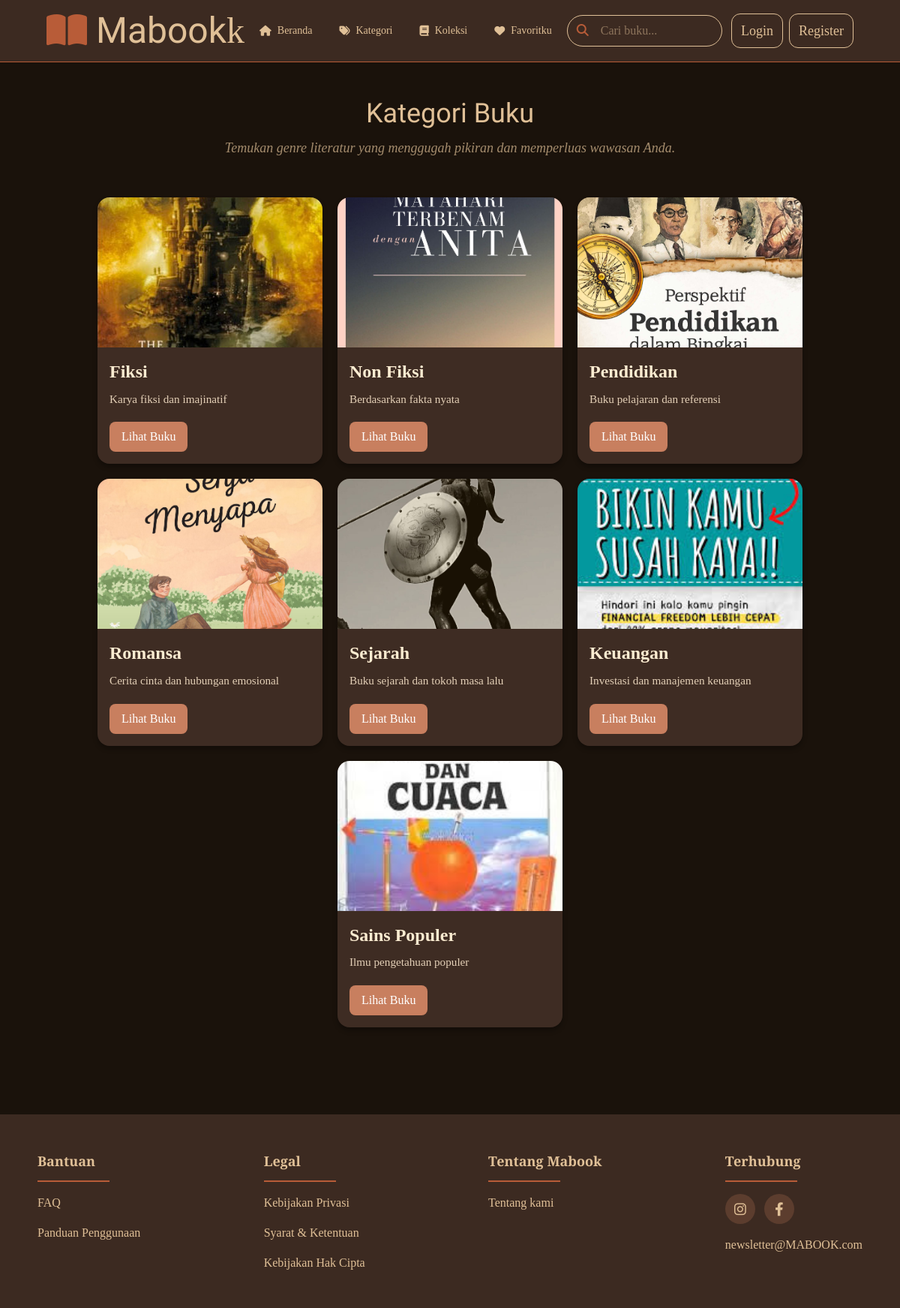
/user/kategori.php, run on the app's committed database.
### tables this page shows
CREATE TABLE `categories` (
  `id` bigint UNSIGNED NOT NULL AUTO_INCREMENT,
  `name` varchar(255) NOT NULL,
  `description` mediumtext NOT NULL,
  `gambar` varchar(255) DEFAULT NULL,
  PRIMARY KEY (`id`)
);

### config/config.php (called while the page is built, shortened)
<?php
$protocol = isset($_SERVER['HTTPS']) && $_SERVER['HTTPS'] === 'on' ? "https://" : "http://";
$base_url = $protocol . $_SERVER['HTTP_HOST'] . '/mabook';

### functions/helper.php (called while the page is built)
<?php
function url($path = '') {
    global $base_url;
    $clean_path = ltrim($path, '/');
    return rtrim($base_url, '/') . '/' . $clean_path;
}

### user/kategori.php (the view, shortened to what this page needs)
<?php
require_once(__DIR__ . '/../config/db.php');
require_once(__DIR__ . '/../config/config.php');
require_once(__DIR__ . '/../functions/helper.php');
$query = "SELECT * FROM categories";
$result = mysqli_query($conn, $query);
$kategoriList = mysqli_fetch_all($result, MYSQLI_ASSOC);
?>
<!DOCTYPE html>
<html lang="en">
<head>
  <link rel="stylesheet" href="https://cdnjs.cloudflare.com/ajax/libs/font-awesome/6.4.0/css/all.min.css">
  <link rel="stylesheet" href="../src/output.css">
</head>
<body class="bg-[#1a120b] text-mabook-light font-crimson min-h-screen">
  <?php require_once(__DIR__ . '/../include/header.php') ?>
  <main class="bg-[#1a120b] text-mabook-light font-crimson py-12 px-6 min-h-screen">
    <section class="max-w-[1200px] mx-auto">
      <h1 class="text-4xl font-unifraktur text-mabook-light mb-3 text-center">Kategori Buku</h1>
      <p class="text-mabook-light/70 text-lg mb-8 text-center italic">
        Temukan genre literatur yang menggugah pikiran dan memperluas wawasan Anda.
      </p>
<div class="category-container" style="display: flex; flex-wrap: wrap; justify-content: center; gap: 20px; max-width: 1200px; margin: 0 auto; padding: 20px;">
<?php foreach ($kategoriList as $kategori) : ?>
    <div class="category-card bg-mabook-dark rounded-xl overflow-hidden shadow-lg hover:shadow-xl transition">
<img src="../images/<?= htmlspecialchars($kategori['gambar']) ?>"
alt="<?= htmlspecialchars($kategori['name']) ?>" class="category-img" />
        <div class="category-content p-4">
            <h3 class="category-title text-xl font-bold text-mabook-light mb-1"><?= htmlspecialchars($kategori['name']) ?></h3>
            <p class="category-desc text-sm text-mabook-midtone mb-3"><?= htmlspecialchars($kategori['description']) ?></p>
            <a href="koleksi.php?id=<?= $kategori['id'] ?>" class="category-btn inline-block px-4 py-2 bg-mabook-midtone text-mabook-dark rounded hover:bg-mabook-light transition">
                Lihat Buku
            </a>
        </div>
    </div>
<?php endforeach; ?>
        </div>
    </section>
  </main>
  <?php require_once(__DIR__ . '/../include/footer.php') ?>
</body>
</html>

### include/header.php (shortened to what this page needs)
<?php
$isLoggedIn = isset($_SESSION['logged_user']);
$loggedUser = $isLoggedIn ? $_SESSION['logged_user'] : null;
$role = strtolower($loggedUser['role'] ?? 'guest');
$search = $_GET['search'] ?? '';
?>
<?php if ($role === 'admin'): ?>
<header class="bg-mabook-primary border-b border-mabook-midtone py-1 shadow-xl">
    <div class="w-11/12 max-w-[1200px] mx-auto">
        <div class="flex items-center justify-between gap-2 p-3">
            <div class="flex items-center gap-3">
                <div class="text-mabook-midtone text-5xl"><i class="fas fa-book-open"></i></div>
                <a href="<?= url('admin/dashboard.php') ?>" class="block font-unifraktur text-mabook-light text-5xl">
                    Maboo<span class="font-crimson">k</span>
                </a>
            </div>
            <div class="flex gap-2 items-center justify-center">
                <div class="text-mabook-light text-sm italic">Halo, Admin</div>
                <a href="<?= url('logout.php') ?>" class="font-crimson text-mabook-light border border-mabook-light px-3 py-2 text-lg rounded-xl hover:bg-mabook-midtone/25 transition-colors">
                    Logout
                </a>
            </div>
        </div>
    </div>
</header>
<?php else: ?>
<header class="bg-mabook-primary border-b border-mabook-midtone py-1 shadow-xl">
    <div class="w-11/12 max-w-[1200px] mx-auto">
        <div class="flex items-center justify-between gap-2 p-3">
            <div class="flex items-center gap-3">
                <div class="text-mabook-midtone text-5xl"><i class="fas fa-book-open"></i></div>
                <a href="<?= url('index.php') ?>" class="block font-unifraktur text-mabook-light text-5xl">
                    Mabook<span class="font-crimson">k</span>
                </a>
            </div>
            <nav class="flex flex-wrap items-center gap-3 text-mabook-light font-crimson text-sm md:text-base">
                <?php
                $menus = [
                    ['label' => 'Beranda', 'href' => 'login.php', 'icon' => 'home'],
                    ['label' => 'Kategori', 'href' => 'login.php', 'icon' => 'tags'],
                    ['label' => 'Koleksi', 'href' => 'login.php', 'icon' => 'book'],
                    ['label' => 'Favoritku', 'href' => 'login.php', 'icon' => 'heart']
                ];
                foreach ($menus as $menu): ?>
                    <a href="<?= url($menu['href']) ?>"
                       class="flex items-center gap-2 px-3 py-2 rounded hover:bg-mabook-midtone/20 transition">
                        <i class="fas fa-<?= $menu['icon'] ?>"></i>
                        <span><?= $menu['label'] ?></span>
                    </a>
                <?php endforeach; ?>
            </nav>
            <div class="flex items-center gap-3 w-full md:w-auto">
                <form action="<?= url('collection.php') ?>" method="GET" class="flex-grow md:flex-grow-0">
                    <div class="flex items-center bg-mabook-dark/50 rounded-full border border-mabook-midtone/30 hover:border-mabook-midtone/50 transition">
                        <button type="submit" class="text-mabook-midtone p-2 pl-3 hover:text-mabook-light transition">
                            <i class="fas fa-search"></i>
                        </button>
                        <input name="search" value="<?= htmlspecialchars($search) ?>" type="text"
                               class="bg-transparent p-2 text-mabook-light font-crimson w-full md:w-48 placeholder-mabook-midtone/75 focus:outline-none rounded-r-full"
                               placeholder="Cari buku...">
                    </div>
                </form>
            <div class="flex gap-2 items-center justify-center">
                <a
                    href="<?= url('login.php') ?>"
                    class="font-crimson text-mabook-light border border-mabook-light px-3 py-2 text-lg rounded-xl hover:bg-mabook-midtone/25 transition-colors"
                >
                    Login
                </a>
                <a
                    href="<?= url('register.php') ?>"
                    class="font-crimson text-mabook-light border border-mabook-light px-3 py-2 text-lg rounded-xl hover:bg-mabook-midtone/25 transition-colors"
                >
                    Register
                </a>
            </div>
        </div>
    </div>
</header>
<?php endif; ?>

### include/footer.php
<footer class="w-full bg-mabook-primary text-mabook-light font-crimson">
    <div class="w-11/12 max-w-[1200px] mx-auto mt-12 flex justify-between items-start py-12">
        <div class="flex flex-col gap-4 items-start justify-start">
            <div class="flex flex-col gap-3">
                <div class="font-semibold text-lg">Bantuan</div>
                <div class="h-[2px] bg-mabook-midtone w-24"></div>
            </div>
            <a href="faq.php">FAQ</a>
            <a href="panduan_penggunaan.php">Panduan Penggunaan</a>
        </div>
        <div class="flex flex-col gap-4 items-start justify-start">
            <div class="flex flex-col gap-3">
                <div class="font-semibold text-lg">Legal</div>
                <div class="h-[2px] bg-mabook-midtone w-24"></div>
            </div>
            <a href="kebijakanprivasi.php">Kebijakan Privasi</a>
            <a href="snk.php">Syarat & Ketentuan</a>
            <a href="KEBIJAKANHAKCIPTA.php">Kebijakan Hak Cipta</a>
        </div>
        <div class="flex flex-col gap-4 items-start justify-start">
            <div class="flex flex-col gap-3">
                <div class="font-semibold text-lg">Tentang Mabook</div>
                <div class="h-[2px] bg-mabook-midtone w-24"></div>
            </div>
            <a href="tentangkami.php">Tentang kami</a>
        </div>
        <div class="flex flex-col gap-4 items-start justify-start">
            <div class="flex flex-col gap-3">
                <div class="font-semibold text-lg">Terhubung</div>
                <div class="h-[2px] bg-mabook-midtone w-24"></div>
            </div>
            <div class="flex gap-3">
                <a href="#" class="size-10 hover:bg-[#5c3d2e]/80 flex items-center justify-center bg-[#5c3d2e] rounded-full">
                    <i class="fab fa-instagram text-lg"></i>
                </a>
                <a href="#" class="size-10 hover:bg-[#5c3d2e]/80 flex items-center justify-center bg-[#5c3d2e] rounded-full">
                    <i class="fab fa-facebook-f text-lg"></i>
                </a>
            </div>
            <p>newsletter@MABOOK.com</p>
        </div>
    </div>
</footer>

### data on the page
categories: gambar (picture), name "Fiksi", description "Karya fiksi dan imajinatif"
categories: gambar (picture), name "Non Fiksi", description "Berdasarkan fakta nyata"
categories: gambar (picture), name "Pendidikan", description "Buku pelajaran dan referensi"
categories: gambar (picture), name "Romansa", description "Cerita cinta dan hubungan emosional"
categories: gambar (picture), name "Sejarah", description "Buku sejarah dan tokoh masa lalu"
categories: gambar (picture), name "Keuangan", description "Investasi dan manajemen keuangan"
categories: gambar (picture), name "Sains Populer", description "Ilmu pengetahuan populer"

### other printed values
$menu['label'] "Beranda"
$menu['label'] "Kategori"
$menu['label'] "Koleksi"
$menu['label'] "Favoritku"
